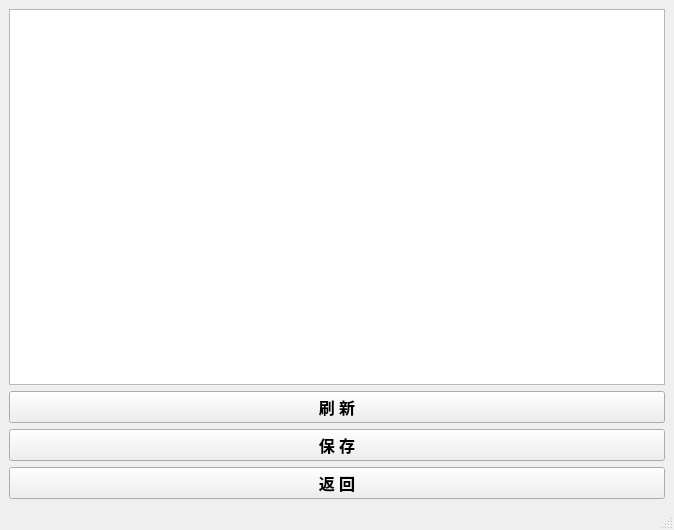
<?xml version="1.0" encoding="UTF-8"?>
<ui version="4.0">
 <class>Pic1Window</class>
 <widget class="QMainWindow" name="Pic1Window">
  <property name="geometry">
   <rect>
    <x>0</x>
    <y>0</y>
    <width>674</width>
    <height>530</height>
   </rect>
  </property>
  <property name="windowTitle">
   <string>MainWindow</string>
  </property>
  <widget class="QWidget" name="centralwidget">
   <layout class="QGridLayout" name="gridLayout">
    <item row="0" column="0">
     <widget class="QTextBrowser" name="textBrowser">
      <property name="enabled">
       <bool>true</bool>
      </property>
     </widget>
    </item>
    <item row="1" column="0">
     <widget class="QPushButton" name="pushutton_clear_history">
      <property name="font">
       <font>
        <family>微软雅黑</family>
        <pointsize>12</pointsize>
        <weight>75</weight>
        <bold>true</bold>
       </font>
      </property>
      <property name="text">
       <string>刷 新</string>
      </property>
     </widget>
    </item>
    <item row="2" column="0">
     <widget class="QPushButton" name="pushbutton_save">
      <property name="font">
       <font>
        <family>微软雅黑</family>
        <pointsize>12</pointsize>
        <weight>75</weight>
        <bold>true</bold>
       </font>
      </property>
      <property name="cursor">
       <cursorShape>PointingHandCursor</cursorShape>
      </property>
      <property name="text">
       <string>保 存</string>
      </property>
     </widget>
    </item>
    <item row="3" column="0">
     <widget class="QPushButton" name="pushbutton_return">
      <property name="font">
       <font>
        <family>微软雅黑</family>
        <pointsize>12</pointsize>
        <weight>75</weight>
        <bold>true</bold>
       </font>
      </property>
      <property name="cursor">
       <cursorShape>PointingHandCursor</cursorShape>
      </property>
      <property name="text">
       <string>返 回</string>
      </property>
     </widget>
    </item>
   </layout>
  </widget>
  <widget class="QMenuBar" name="menubar">
   <property name="geometry">
    <rect>
     <x>0</x>
     <y>0</y>
     <width>674</width>
     <height>28</height>
    </rect>
   </property>
  </widget>
  <widget class="QStatusBar" name="statusbar"/>
 </widget>
 <resources/>
 <connections/>
</ui>
